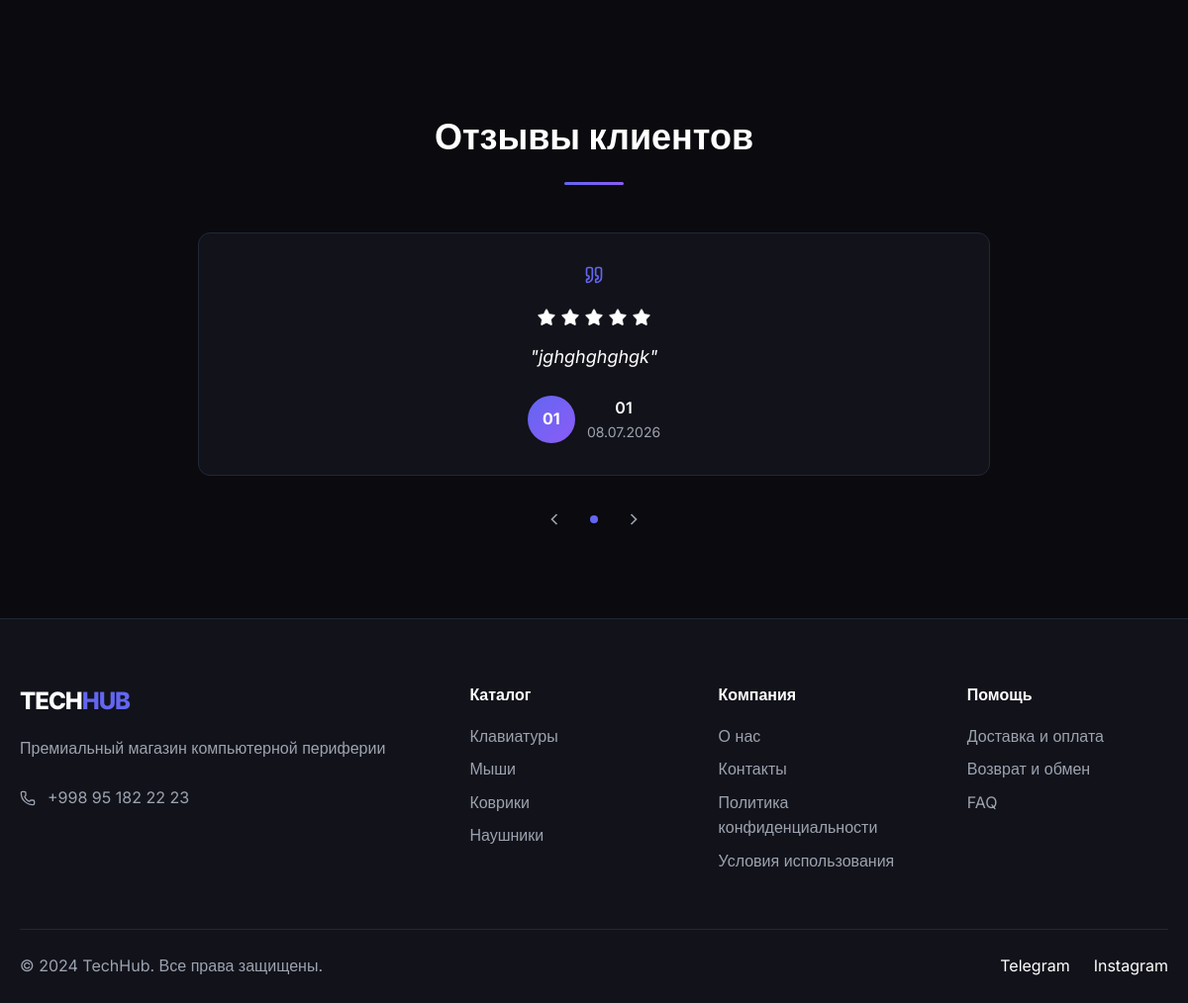
The app's page / (lower part), older data.
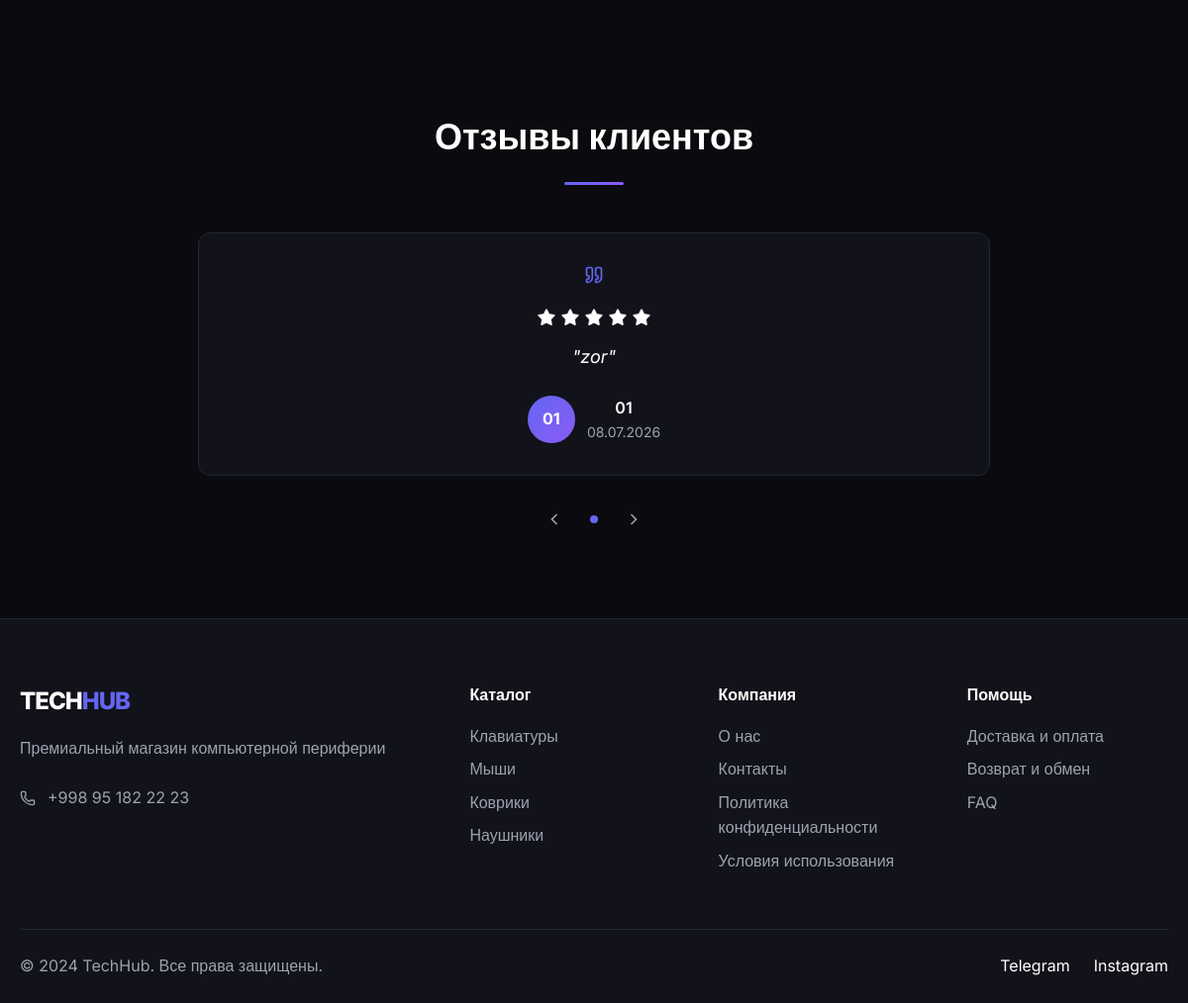
The same page, newer data.
### shop/models.py (models this page shows, shortened)
class Review(models.Model):
    author_name = models.CharField(max_length=100, verbose_name='Имя автора')
    author_initial = models.CharField(max_length=2, verbose_name='Инициалы')
    text = models.TextField(verbose_name='Текст отзыва')
    rating = models.PositiveSmallIntegerField(default=5, verbose_name='Рейтинг')
    review_date = models.DateField(verbose_name='Дата отзыва')
    is_active = models.BooleanField(default=True, verbose_name='Активен')
    order = models.PositiveIntegerField(default=0, verbose_name='Порядок')
    user = models.ForeignKey(User, on_delete=models.SET_NULL, null=True, blank=True, verbose_name='Пользователь')
    order_ref = models.ForeignKey('Order', on_delete=models.SET_NULL, null=True, blank=True, verbose_name='Заказ', related_name='reviews')
    class Meta:
        ordering = ['order', '-review_date']
        verbose_name = 'Отзыв'
        verbose_name_plural = 'Отзывы'

### shop/views.py (the view)
# urls.py: path('', views.home, name='home'),
def home(request):
    categories = Category.objects.all()
    brands = Brand.objects.all()
    popular_products = Product.objects.filter(is_popular=True, in_stock=True)[:8]
    if not popular_products:
        popular_products = Product.objects.filter(in_stock=True)[:8]
    reviews = Review.objects.filter(is_active=True, rating__gte=3)
    return render(request, 'shop/home.html', {
        'categories': categories,
        'brands': brands,
        'popular_products': popular_products,
        'reviews': reviews,
    })

### shop/context_processors.py (called while the page is built)
def cart_context(request):
    cart = request.session.get('cart', {})
    count = sum(item.get('quantity', 0) for item in cart.values())
    return {'cart_count': count}

def favorites_context(request):
    favorites = request.session.get('favorites', [])
    return {'favorites': favorites}

### shop/models.py (called while the page is built)
    @property
    def display_image(self):
        if self.image:
            return self.image.url
        return self.image_url or '/static/img/product-placeholder.svg'

    @property
    def has_discount_property(self):
        return self.old_price and self.old_price < self.price

### templates/shop/home.html (shortened to what this page needs)
{% extends 'base.html' %}
{% block content %}
<section class="section">
</section>
<section class="section">
    <div class="container">
        <div class="section-header">
            <h2>{{ t.reviews }}</h2>
            <div class="section-line"></div>
        </div>
        <div class="reviews-slider" id="reviews-slider">
            {% for review in reviews %}
            <div class="review-card {% if forloop.first %}active{% endif %}" data-index="{{ forloop.counter0 }}">
                <div class="review-quote">
                </div>
                <div class="review-stars">
                </div>
                <p class="review-text">"{{ review.text }}"</p>
                <div class="review-author">
                    <div class="review-avatar">{{ review.author_initial }}</div>
                    <div>
                        <p class="review-name">{{ review.author_name }}</p>
                        <p class="review-date">{{ review.review_date|date:"d.m.Y" }}</p>
                    </div>
                </div>
            </div>
            {% endfor %}
            <div class="review-controls">
                <button class="icon-btn review-prev" aria-label="Предыдущий">
                    <svg width="20" height="20" viewBox="0 0 24 24" fill="none" stroke="currentColor" stroke-width="2"><path d="m15 18-6-6 6-6"/></svg>
                </button>
                <div class="review-dots" id="review-dots"></div>
                <button class="icon-btn review-next" aria-label="Следующий">
                    <svg width="20" height="20" viewBox="0 0 24 24" fill="none" stroke="currentColor" stroke-width="2"><path d="m9 18 6-6-6-6"/></svg>
                </button>
            </div>
        </div>
    </div>
</section>
{% endblock %}

Row changes from the older to the newer data that the page shows:
changed Review: text "jghghghghgk" → "zor"
